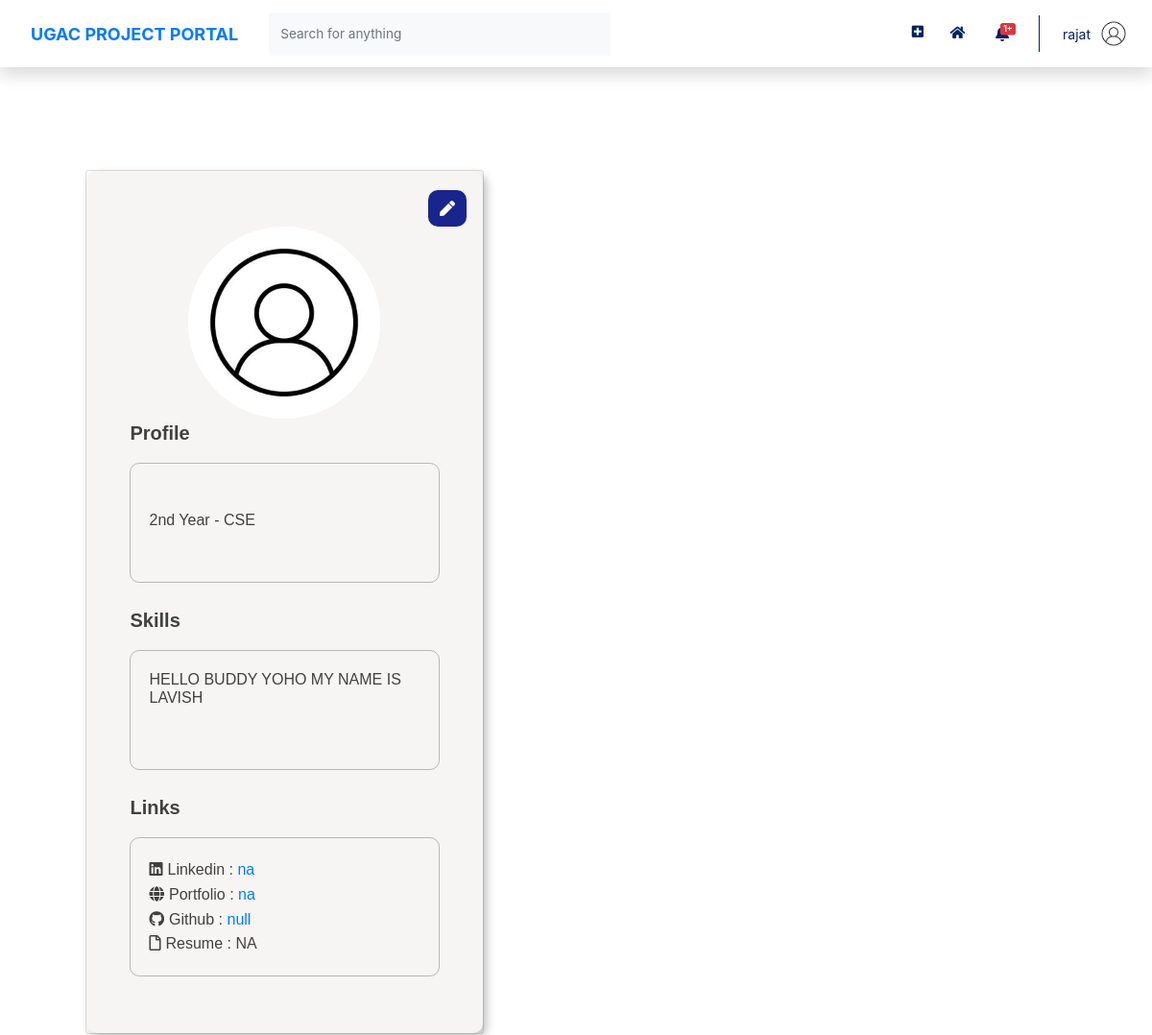
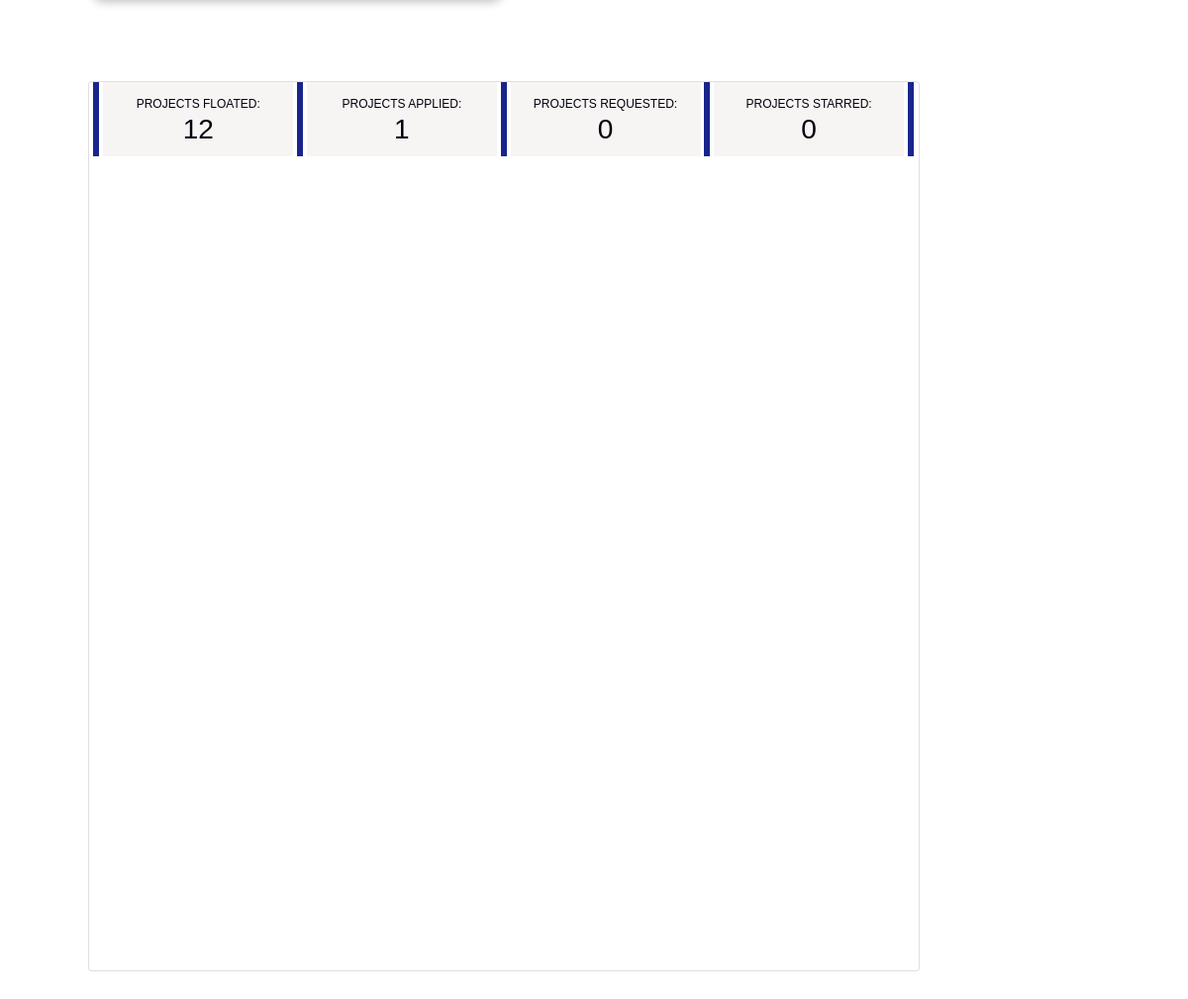
Screenshot of /profile/2 (signed in) with the database file from the repository (2 pictures, top to bottom).
### users/models.py (models this page shows, shortened)
class Profile(models.Model):
    user = models.OneToOneField(User, on_delete=models.CASCADE)
    image = models.ImageField(default = 'default.jpg', upload_to='profile_pics', blank=True)
    rollno = models.CharField(max_length=10)
    year = models.CharField(max_length=30, choices = YEAR_CHOICES)
    branch = models.CharField(max_length=30, choices = BRANCH_CHOICES)
    techskills = models.ManyToManyField(Tag, related_name='techskills')
    starred_projects = models.ManyToManyField(Project, related_name='starred_projects', blank = True)
    liked_projects = models.ManyToManyField(Project, related_name='liked_projects', blank = True)
    cv = models.FileField(upload_to='resumes',validators=[FileExtensionValidator(allowed_extensions=['pdf'])])
    linked_in_link = models.CharField(blank=True, max_length=100)
    portfolio_link = models.CharField(blank=True, max_length=100)
    github_link = models.CharField(blank=True, max_length=100)

### home/models.py (models this page shows)
class Tag(models.Model):
    Title = models.CharField(max_length=20)
    def __str__(self):
        return f"{self.Title}"

### home/decorators.py (the view)
    def wrap(request, *args, **kwargs):
        if check_user_profile(request.user):
            messages.error(request, 'Please complete your profile first.')
            return redirect(f'/profile/edit')
        else:
            return function(request, *args, **kwargs)

### functions.py (called while the page is built)
def get_user_projects(user):
    all_project_list = Project.objects.all().order_by('-DatePosted')
    applied = all_project_list.filter(AlreadyApplied=user)
    floated = all_project_list.filter(FloatedBy=user)
    requested = []
    for apply_request in ApplyRequest.objects.all().filter(User=user).filter(Status = "Pending"):
        requested.append(apply_request.Project)
    starred = user.profile.starred_projects.all()
    return [floated, applied, requested, starred]

def check_user_profile(user):
    user_fields = [user.username, user.first_name, user.last_name, user.email]
    for field in user_fields:
        if field == None or (len(field) == 0):
            return True
    profile = user.profile
    profile_fields = [profile.image, profile.rollno ,profile.year ,profile.branch]
    for field in profile_fields:
        if field == None or (len(field) == 0):
            return True
    if str(profile.cv) == "" or len(profile.techskills.all()) == 0:
        return True
    return False

### users/views.py (called while the page is built)
@login_required
@user_profile_completed
def profile(request, user_id):
    user = User.objects.get(id=user_id)
    projects = get_user_projects(user)
    projects_id = get_user_projects_id(user)
    context = {
        'title': 'Profile',
        'projects': projects,
        'projects_id': projects_id,
        'notifications': Notification.objects.filter(user=request.user).order_by('-time'),
        'profile_user': user
    }
    return render(request, 'users/profile.html', context)

### users/templates/users/profile.html (shortened to what this page needs)
{% extends 'home/main.html' %} {% load static %}
{% block customStylesheets %}
<link rel="stylesheet" type="text/css" href="{% static 'users/profile.css' %}">
<link rel="stylesheet" href="https://cdn.jsdelivr.net/npm/bootstrap@4.6.1/dist/css/bootstrap.min.css">
{% endblock customStylesheets %}
{% block content %}
<div class="row profile-row" style="padding-bottom:100px; ">
  <div class="justify-content-center">
    <div class="col-sm-4">
      <div class="card" style="width: 415px; height: 900px; margin-top: 83px;">
        <div class="card-body"
          style="box-shadow: 4px 4px 10px rgba(0, 0, 0, 0.25); background: #F7F4F4; border-radius: 10px;">
          <div class="d-flex flex-column align-items-center text-center">
            <div
              style="background: #19258C; margin-left:340px; box-sizing: border-box; border-radius: 10px; color: white; padding: 0.45rem; width: 2.5rem;">
              <a style="color: white;" href="/profile/edit"><i class="fas fa-pen"></i> </a>
            </div>
            <img src="{{ profile_user.profile.image.url }}" alt=""
              style=" height:200px;height:200px; border-radius: 100%;">
          </div>
          <p
            style="color: #404040; margin-left: 26px; font-family: 'Public Sans', sans-serif; font-style: normal; font-weight: bold; font-size: 20px;">
            Profile</p>
          <div
            style="border: 1px solid rgba(0, 0, 0, 0.25); box-sizing: border-box; border-radius: 10px; margin-left: 25px; margin-right: 25px; height: 125px; ">
            <p
              style="font-family: 'Public Sans', sans-serif;font-style: normal;font-weight: normal;font-size: 16px;line-height: 19px;color: #404040; margin-left: 20px; margin-right: 20px; margin-top: 20px; line-height: 1.6;">
              <br>{{ profile_user.profile.year }} Year - {{ profile_user.profile.branch }}<br>
            </p>
          </div>
          <br>
          <p
            style="color: #404040; margin-left: 26px; font-family: 'Public Sans', sans-serif; font-style: normal; font-weight: bold; font-size: 20px;">
            Skills</p>
          <div
            style="border: 1px solid rgba(0, 0, 0, 0.25); box-sizing: border-box; border-radius: 10px; margin-left: 25px; margin-right: 25px; height: 125px; ">
            <p
              style="font-family: 'Public Sans', sans-serif;font-style: normal;font-weight: normal;font-size: 16px;line-height: 19px;color: #404040; margin-left: 20px; margin-right: 20px; margin-top: 20px;">
              {% for skill in profile_user.profile.techskills.all %}
                {{ skill }}
              {% endfor %}
            </p>
          </div>
          <br>
          <p
            style="color: #404040; margin-left: 26px; font-family: 'Public Sans', sans-serif; font-style: normal; font-weight: bold; font-size: 20px;">
            Links</p>
          <div
            style="border: 1px solid rgba(0, 0, 0, 0.25); box-sizing: border-box; border-radius: 10px; margin-left: 25px; margin-right: 25px; height: 145px; ">
            <p
              style="font-family: 'Public Sans', sans-serif;font-style: normal;font-weight: normal;font-size: 16px;line-height: 19px;color: #404040; margin-left: 20px; margin-right: 20px; margin-top: 20px; line-height: 1.6;">
              <i class="fab fa-linkedin" style="margin-right: 5px;"></i>Linkedin :
              {% if profile_user.profile.linked_in_link|length > 0%}
              <a href={{profile_user.profile.linked_in_link}}
                target="_blank">{{profile_user.profile.linked_in_link}}</a>
              {% else %}
              NA
              {% endif %}
              <br>
              <i class="fas fa-globe" style="margin-right: 5px;"></i>Portfolio :
              {% if profile_user.profile.portfolio_link|length > 0%}
              <a href={{profile_user.profile.portfolio_link}}
                target="_blank">{{profile_user.profile.portfolio_link}}</a>
              {% else %}
              NA
              {% endif %}
              <br>
              <i class="fab fa-github" style="margin-right: 5px;"></i>Github :
              {% if profile_user.profile.github_link|length > 0%}
              <a href={{profile_user.profile.github_link}} target="_blank">{{profile_user.profile.github_link}}</a>
              {% else %}
              NA
              {% endif %}
              <br>
              <i class="far fa-file" style="margin-right: 5px;"></i>Resume :
              {% if profile_user.profile.cv|length > 0%}
              <a href="{{profile_user.profile.cv.url}}" target="_blank">
                Click Here
              </a>
              {% else %}
              NA
              {% endif %}
              <br>
            </p>
          </div>
        </div>
      </div>
    </div>
  </div>
  <div class="justify-content-center">
    <div class="col-md">
      <div class="profile-card card" style="margin-top: 83px; overflow: hidden; height: 900px;">
        <div class="card-body" style="background-color:white;box-shadow: none; padding: 0px; height: 900px;">
          <div class="buttons">
            <div class="row justify-content-center">
              <div class="vertical-line-profile"></div>
              <div class="toggle-options col-xl-3 col-md-6 mb-4"
                style=" margin-bottom: 5px; padding:0px; max-width: 23%;">
                <a class="profButton" onclick="toggleVisibility('projects0')" id='projects0button'
                  style="margin-left: 4px; padding-top: 13px;">
                  <p class="toggle-p" style="font-weight: 300;margin-bottom: 0px;">PROJECTS FLOATED:<br>
                    <h3 class="toggle-h" style="font-weight: 500;">{{ projects_id.0|length }}</h3>
                  </p>
                </a>
              </div>
              <div class="vertical-line-profile"></div>
              <div class="toggle-options col-xl-3 col-md-6 mb-4"
                style=" margin-bottom: 5px; padding:0px;  max-width: 23%">
                <a class="profButton" onclick="toggleVisibility('projects1')" id='projects1button'
                  style="margin-left: 4px; padding-top: 13px;">
                  <p style="font-weight: 300; font-size: 12px;margin-bottom: 0px;">PROJECTS APPLIED:<br>
                    <h3 style="font-weight: 500;font-size: 28px;">{{ projects_id.2|length }}</h3>
                  </p>
                </a>
              </div>
              <div class="vertical-line-profile"></div>
              <div class="toggle-options col-xl-3 col-md-6 mb-4"
                style=" margin-bottom: 5px; padding:0px;  max-width: 23%; ">
                <a class="profButton" onclick="toggleVisibility('projects2')" id='projects2button'
                  style="margin-left: 4px; padding-top: 13px;">
                  <p style="font-weight: 300; font-size: 12px;margin-bottom: 0px;">PROJECTS REQUESTED:<br>
                    <h3 style="font-weight: 500;font-size: 28px;">{{ projects_id.3|length }}</h3>
                  </p>
                </a>
              </div>
              <div class="vertical-line-profile"></div>
              <div class="toggle-options col-xl-3 col-md-6 mb-4"
                style=" margin-bottom: 5px; padding:0px; max-width: 23%">
                <a class="profButton" onclick="toggleVisibility('projects3')" id='projects3button'
                  style="margin-left: 4px; padding-top: 13px;">
                  <p style="font-weight: 300; font-size: 12px;margin-bottom: 0px;">PROJECTS STARRED:<br>
                    <h3 style="font-weight: 500;font-size: 28px;">{{ projects_id.4|length }}</h3>
                  </p>
                </a>
              </div>
              <div class="vertical-line-profile"></div>
  {% endblock content %}

### home/templates/home/base.html (shortened to what this page needs)
{% load static %}
<!DOCTYPE html>
<html lang="en">
    <head>
        {% block stylesheets %}
        <link rel="stylesheet" type="text/css" href="{% static 'home/style.css' %}">
        <link rel="stylesheet" type="text/css" href="{% static 'home/cards.css' %}">
        {% endblock stylesheets %}
        {% block customStylesheets %}{% endblock customStylesheets %}
        <link rel="stylesheet" href="https://pro.fontawesome.com/releases/v5.10.0/css/all.css" />
    </head>
    {% block mainBlock %}
    <body id="page-top">
        <div id="wrapper">
            <div id="content-wrapper" class="d-flex flex-column">
                <div id="content" style="background: white;">
                    <nav class="navbar navbar-expand navbar-light bg-white topbar mb-4 static-top shadow">
                        <div class="sidebar-brand-text mx-3" style="color: #022160; font-size: large; font-weight: bold"> <a href="/">UGAC PROJECT PORTAL</a></div>
                        <form method="POST" action="{{request.get_full_path}}" class="d-none d-sm-inline-block form-inline mr-auto ml-md-3 my-2 my-md-0 mw-100 navbar-search">
                            <div class="input-group">
                                <input type="text" class="form-control bg-light border-0 small" placeholder="Search for anything" aria-label="Search" aria-describedby="basic-addon2" name="search">
                                <div class="input-group-append">
                                </div>
                            </div>
                        </form>
                        <ul class="navbar-nav ml-auto">
                            <div class="notif-tooltip">
                                <a class="nav-link" href="/project/new">
                                    <i class="fas fa-plus-square fa-sm fa-fw mr-2 text-gray-400" style="margin-top: 18px;"></i>
                                </a>
                            </div>
                            <div class="notif-tooltip">
                                <a class="nav-link" href="{% url 'home' %}" role="button" style="margin-top: 13px;">
                                    <i class="fas fa-home fa-fw fa-sm mr-2 text-gray-400"></i>
                                </a>
                            </div>
                            <li class="nav-item dropdown no-arrow mx-1">
                                <a class="nav-link dropdown-toggle notif-tooltip" id="alertsDropdown" role="button" data-toggle="dropdown" aria-haspopup="true" aria-expanded="false">
                                    {% if notifications.count != 0 %}
                                    <span class="badge badge-danger badge-counter">
                                        {{notifications.count}}+
                                    </span> {% endif %}
                                </a>
                            </li>
                            <li class="nav-item dropdown no-arrow">
                                <a class="nav-link dropdown-toggle" id="userDropdown" role="button" data-toggle="dropdown" aria-haspopup="true" aria-expanded="false">
                                    <span class="mr-2 d-none d-lg-inline text-gray-600 small">{{user.username}}</span>
                                    <img class="img-profile rounded-circle" src="{{user.profile.image.url}}">
                                </a>
                            </li>
                        </ul>
                    </nav>
                    <div class="container-fluid">
                        {% block content %}{% endblock content %}
                </div>
            </div>
        </div>
    </body>
    {% endblock mainBlock %}
</html>

### home/static/home/cards.css (style rules this page uses)
.card { position: relative; display: flex; flex-direction: column; width: 280px; height: 110px; word-wrap: break-word; background-color: #EBEBEB; background-clip: border-box; border-radius: 0.35rem; }

### users/static/users/profile.css (style rules this page uses)
.profButton { background-color:#f7f4f4; display:inline-block; cursor:pointer; color:#00000b; font-family:Arial; font-size:17px; padding-right: 0px; padding-left: 0px; text-decoration:none; width:192px; height:75px; text-align: center; text-decoration: none; }
form { margin-top: 15px; }

### users/templates/users/profile.html (style rules this page uses)
.vertical-line-profile { width: 6px; height: 75px; background-color: #19258c; }
.profile-card { width: 52.5rem; height: 59.875rem; }
.profile-row { margin-left: 5%; }
.buttons a { font-size: 20px; }
.toggle-p { font-size: 12px; }
.toggle-h { font-size: 28px; }

### rows the page displays
Tag: Title "HELLO"
Tag: Title "BUDDY"
Tag: Title "YOHO"
Tag: Title "MY"
Tag: Title "NAME"
Tag: Title "IS"
Tag: Title "LAVISH"

### other values shown
{{ notifications.count }} "1"
{{ user.username }} "rajat"
{{ profile_user.profile.year }} "2nd"
{{ profile_user.profile.branch }} "CSE"
{{ profile_user.profile.linked_in_link }} "na"
{{ profile_user.profile.portfolio_link }} "na"
{{ profile_user.profile.github_link }} "null"
{{ projects_id.0|length }} "12"
{{ projects_id.2|length }} "1"
{{ projects_id.3|length }} "0"
{{ projects_id.4|length }} "0"
